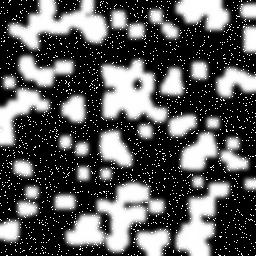
#> input picture doc/Traitement_images/Slides/figures/image.jpg, 256 x 256 px
$ python image_hist.py
#> lines starting #> are read from the running program, lines starting #| are printed output that depends on the picture
from PIL import Image
import numpy as np
from matplotlib import pyplot as plt
im = Image.open('../Slides/figures/image.jpg')
#> im is the input picture: PIL image 256x256 L; min 0, max 255, mean 93.7
channels = im.split()
z = np.array(channels[0])
N  = z.size
#> N = 65536
n_classes = int(N**.5)
#> n_classes = 256
fig = plt.figure()
plt.clf()
fig.add_subplot(2, 1, 1)
plt.imshow(z, origin = "upper")
plt.colorbar()
fig.add_subplot(2, 1, 2)
plt.title('Histogramme')
plt.ylabel('Nombre de pixels')
plt.xlabel('Valeurs des pixels')
plt.hist(z.flatten(), bins=n_classes, histtype = "stepfilled")
plt.grid()
plt.show()
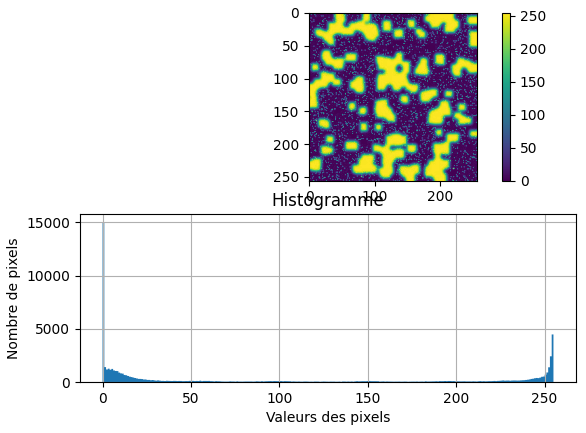
#> figure drawn by matplotlib, 3 panels
